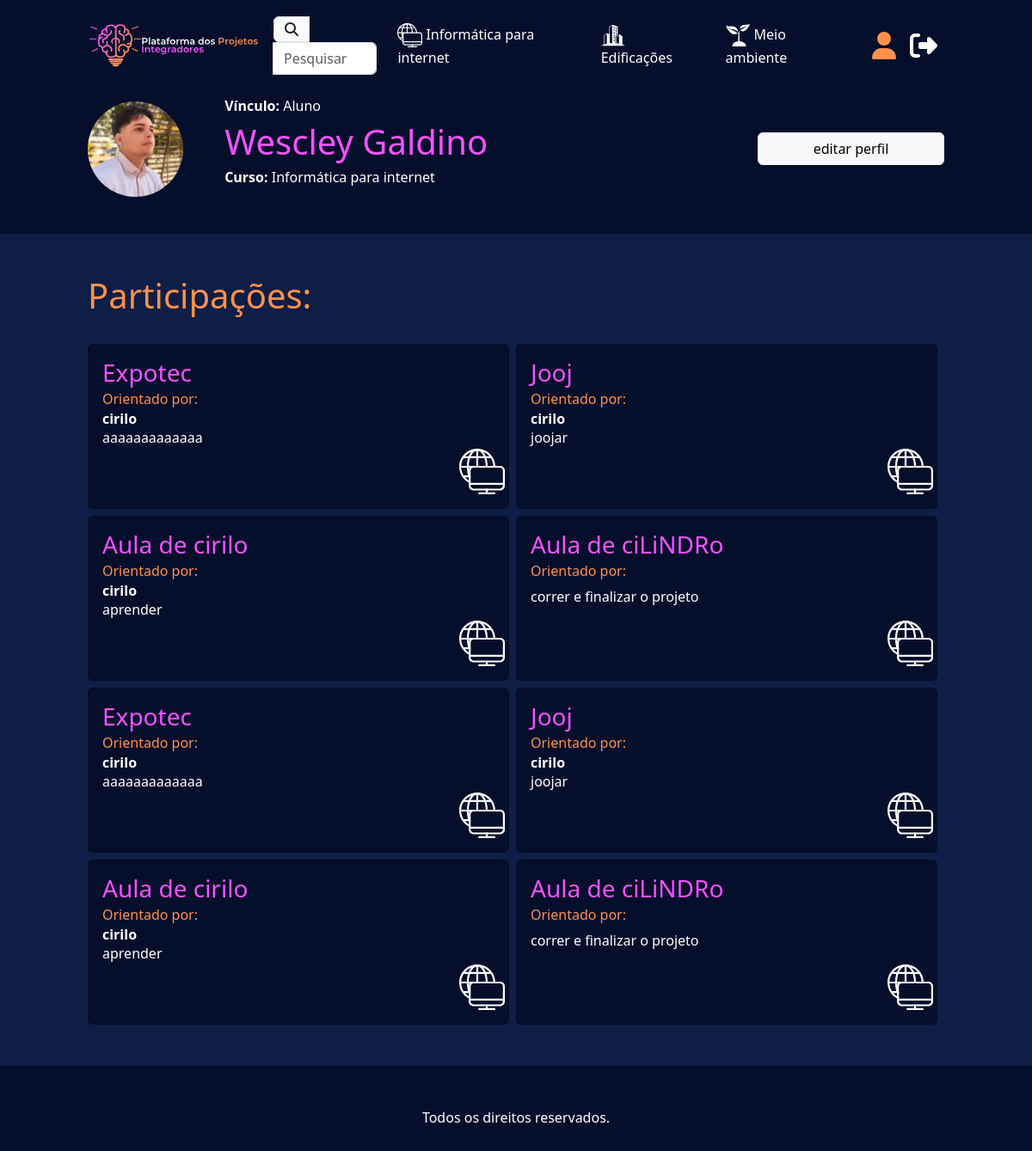
The app's page /perfil/ (signed in), older data.
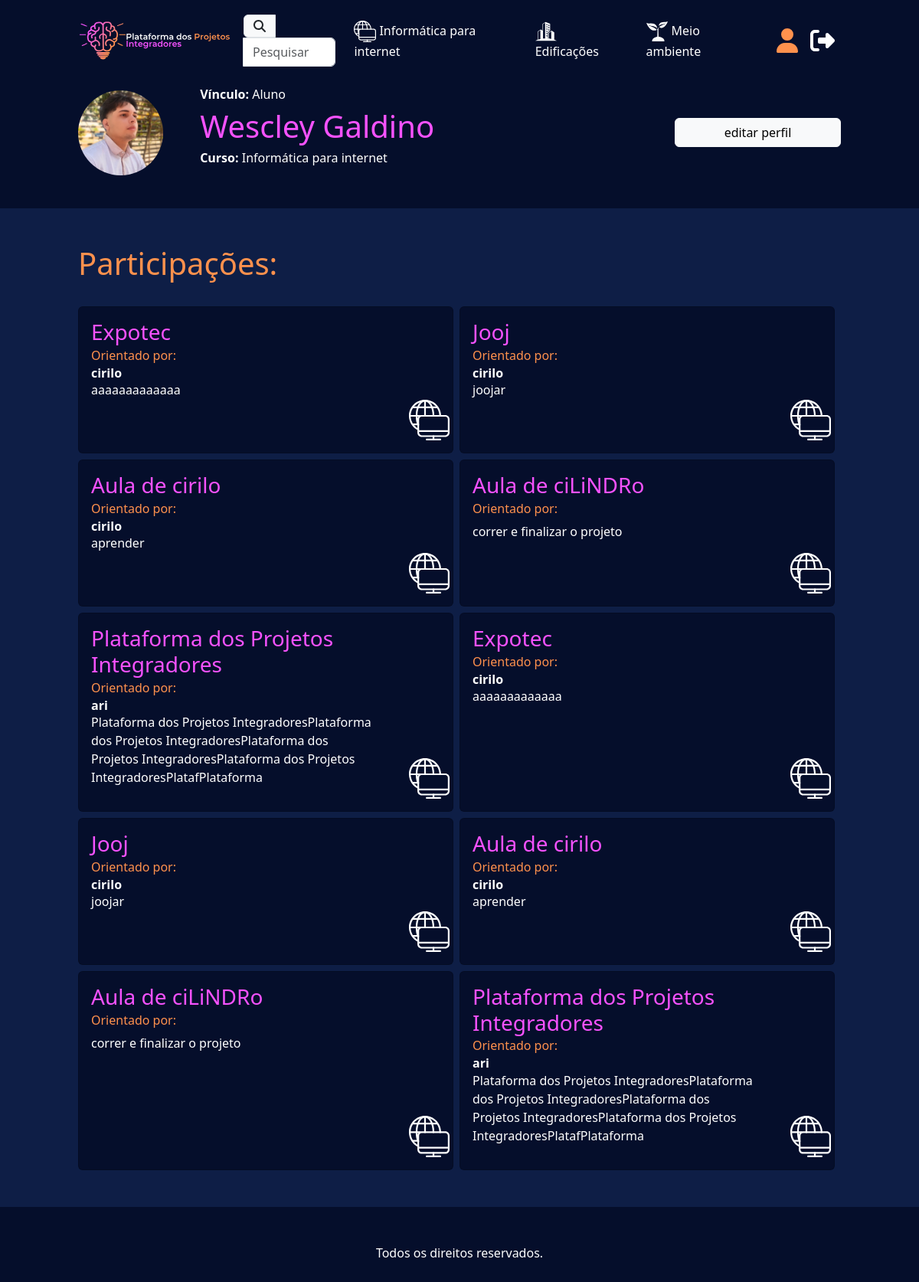
The same page, newer data.
### users/models.py (models this page shows, shortened)
class Curso(models.Model):
    titulo = models.CharField(max_length=50)
    logo = models.FileField(blank=True)
    def __str__(self):
        return self.titulo

class Profile(models.Model):
    user = models.OneToOneField(User, on_delete=models.CASCADE, related_name="profile")
    avatar = models.ImageField(blank=True, null=True)
    primeiro_nome = models.CharField(max_length=50, blank=True)
    ultimo_sobrenome = models.CharField(max_length=50, blank=True)

class User(AbstractUser):
    vinculo = models.ForeignKey(Vinculo, on_delete=models.CASCADE, null=True, blank=True)
    curso = models.ForeignKey(Curso, on_delete=models.CASCADE, null=True)

class Vinculo(models.Model):
    vinculo = models.CharField(max_length=50, default="Indefinido")
    def __str__(self):
        return self.vinculo

### ppi/models.py (models this page shows, shortened)
class Projeto(models.Model):
    titulo = models.CharField(max_length=80)
    resumo = models.TextField(max_length=2000)
    objetivo = models.TextField(max_length=2000)
    capa = models.ImageField('media/')
    pdf = models.FileField(blank=True, null=True)
    palavras_chave = models.CharField(max_length=200, blank=True, null=True)
    curso = models.ForeignKey(Curso,on_delete=models.CASCADE, related_name="projetos")
    componentes = models.ManyToManyField(Profile, related_name="projetos", blank=True)
    criado_em = models.DateTimeField(auto_now_add=True,null=True)

### users/views.py (the view)
# urls.py: path("perfil/", views.verperfil, name = "verperfil"),
@login_required
def verperfil(request):
    profile = get_object_or_404(Profile, user=request.user)
    post = Projeto.objects.all()
    context = {
        "projetos" : post,
        "range" : range(2),
        "profile": profile,
    }
    return render (request, "verperfil.html", context)

### ppi/context_processors.py (called while the page is built)
def cursos(request):
    return {
        "cursos" : Curso.objects.all,
    }

### users/templates/verperfil.html (shortened to what this page needs)
{% extends "base.html" %}
{% load static %}
{% block conteudo %}
<div class="container custom-container mb-3 py-4">
    <div class="row g-0">
        <div class= "col-md-9 col-lg-9 col-sm-8">
            <div class = "row g-3">
                <div class= "col-sm-4 col-md-2 col-lg-2 my-auto">
                    {% if profile.avatar %}
                    <img src="{{ profile.avatar.url }}" class="rounded-circle mw-100" alt="{{ profile.user.username }}">
                    {% endif %}
                </div>
                <div class= "col-sm-8 col-md-10 col-lg-10 my-auto">
                    <ul>
                        <h6 class="text-left text-white fw-bold">Vínculo: <b class="fw-normal">{{ profile.user.vinculo }}</b></h6>
                        <h1 class="text-left roxinho">{{ profile.primeiro_nome }} {{ profile.ultimo_sobrenome }}</h1>
                        <h6 class="text-left text-white fw-bold">Curso: <b class="text-white fw-normal">{{ profile.user.curso }}</b></h6>
                    </ul>
                </div>
            </div>
        </div>
        <div class= "col-md-3 col-lg-3 col-sm-4 my-auto">
            <ul class="w-100">
                <a href="{% url 'editarperfil' %}">
                    <button class= "btn w-100 btn-light my-1">
                        editar perfil
                    </button>
                </a>
            </ul>
        </div>
    </div>
</div>
<div class="container-fluid blueback py-5">
    <div class= "container custom-container">
        <h1 class="laranja text-left pb-4">
            Participações:
        </h1>
        <div class="row g-2 w-100 d-flex justify-content-center">
        {% for x in range %}
        {% for projeto in profile.projetos.all %}
            <div class="col-md-6 col-sm-12">
                <div class="card h-100" style="background-color: rgb(5, 14, 43); min-height: 12em;">
                    <div class="row h-100">
                        <div class="col-10">
                            <a href="{% url 'post' projeto.id %}" class="text-decoration-none">
                                <div class="card-body d-flex flex-column h-100">
                                    <h3 class="card-title roxinho">{{ projeto.titulo }}</h3>
                                    <h6 class="card-subtitle laranja mb-2">Orientado por:</h6>
                                    {% for componente in projeto.componentes.all %}
                                        {% if componente.user.vinculo_id == 2 %}
                                    <h6 class="card-subtitle fw-bold text-white">{{ componente.user.username }}</h6>
                                        {% endif %}
                                    {% endfor %}
                                    <p class="card-title text-white mb-3">{{ projeto.objetivo }}</p>
                                </div>
                            </a>
                        </div>
                        <div class="card-body col-2 d-flex align-items-end">
                            <img src="{{ projeto.curso.logo.url }}" alt="projeto.curso.titulo" class="mw-100">
                        </div>
                    </div>
                </div>
            </div>
        {% endfor %}
        {% endfor %}
        </div>
    </div>
</div>
{% endblock conteudo %}

### ppi/templates/base.html (shortened to what this page needs)
{% load static %}
<!doctype html>
<html lang="pt-br">
  <head>
    <link href="https://cdn.jsdelivr.net/npm/select2@4.1.0-rc.0/dist/css/select2.min.css" rel="stylesheet" />
    <link href="https://cdn.jsdelivr.net/npm/bootstrap@5.3.3/dist/css/bootstrap.min.css" rel="stylesheet">
    <link rel="stylesheet" href="{% static 'style.css' %}">
  </head>
  <body style="background-color: rgb(5, 14, 43);">
    <nav class="navbar navbar-expand-lg">
      <div class="container custom-container">
          <a class="navbar-brand" href="{% url 'index' %}">
              <img src="{% static 'imgs/logotopo.svg' %}" alt="Logo" style="max-height: 80px;">
          </a>
          <div class="collapse navbar-collapse" id="navbarSupportedContent">
              <ul class="navbar-nav mb-2 mb-lg-0 ms-auto d-flex align-items-center">
                {% if request.path == "/pesquisar/" %}
                <form
                    method="GET"
                    class="d-flex justify-content-center"
                    onsubmit="return redirectToSearchPage();"
                >
                <div class="input-group">
                  <span class="input-group-text" id="basic-addon1">
                    <i class="fa-solid fa-magnifying-glass text-dark"></i>
                  </span>
                  <input type="text" id="pesquisar" class="form-control search-bar" placeholder="Pesquisar" aria-describedby="basic-addon1">
                </div>
                </form>
                {% else %}
                <a class="text-decoration-none" href="{% url 'pesquisar' %}">
                  <div class="input-group">
                    <span class="input-group-text" id="basic-addon1">
                      <i class="fa-solid fa-magnifying-glass text-dark"></i>
                    </span>
                    <input type="text" id="pesquisarstatic" class="form-control search-bar" placeholder="Pesquisar" aria-describedby="basic-addon1" readonly>
                  </div>
                </a>
                {% endif %}
                  {% for curso in cursos %}
                  <li class="nav-item mx-3">
                      <a class="text-white nav-link" href="{% url 'projetos' curso.id %}">
                          <img src="{{ curso.logo.url }}" style="max-width: 1.8rem;" alt="{{curso.titulo}}">
                          {{ curso.titulo }}
                      </a>
                  </li>
                  {% endfor %}
                  {% if user.is_authenticated %}
                  <li class="nav-item ms-3">
                      <a class="nav-link" href="{% url 'verperfil' %}">
                        <i class="fa-solid fa-user fa-2xl laranja"></i>
                      </a>
                  </li>
                  <form method="post" action="{% url 'logout' %}">
                    <li class="nav-item">
                      <button type="submit" class="nav-link text-white">
                        <i class="fa-solid fa-2xl fa-right-from-bracket"></i>
                      </button>
                    </li>
                  </form>
                  {% else %}
                  <li class="nav-item ms-3">
                      <a class="nav-link" href="{% url 'login' %}">
                        <i class="fa-solid fa-user fa-2xl laranja"></i>
                      </a>
                  </li>
                  {% endif %}
              </ul>
          </div>
      </div>
    </nav>
    {% block conteudo %}
    {% endblock conteudo %}
    <footer class="py-5 text-center text-white">
      Todos os direitos reservados.
    </footer>
  </body>
</html>

### ppi/static/style.css (style rules this page uses)
.roxinho { color: rgb(246, 82, 255); }
.laranja { color: rgb(255, 145, 77); }
.blueback { background-color: rgb(14, 30, 70); }
.custom-container { max-width: 85vw; width: 100%; }
input::placeholder, textarea::placeholder { color: #ffffff; }
input, textarea, select { border: none; }
#pesquisarstatic { width: 100px; }

Row changes from the older to the newer data that the page shows:
added Projeto: titulo "Plataforma dos Projetos Integradores", objetivo "Plataforma dos Projetos IntegradoresPlataforma dos Projetos IntegradoresPlataforma dos Projetos IntegradoresPlataforma dos Projetos IntegradoresPlatafPlataforma", curso.logo (picture)
now on this page (row unchanged): Profile: user.username "ari"
